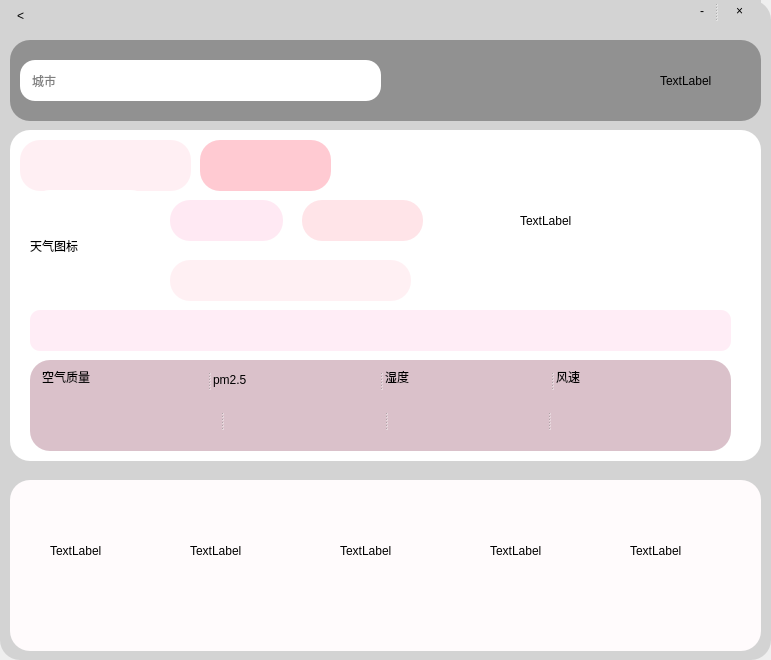
<?xml version="1.0" encoding="UTF-8"?>
<ui version="4.0">
 <class>WeatherWindow</class>
 <widget class="QMainWindow" name="WeatherWindow">
  <property name="geometry">
   <rect>
    <x>0</x>
    <y>0</y>
    <width>771</width>
    <height>660</height>
   </rect>
  </property>
  <property name="windowTitle">
   <string>MainWindow</string>
  </property>
  <property name="styleSheet">
   <string notr="true">QWeight:{
	border-radius: 20px;     /* 边框圆角 */
}

QLineEdit{
	border-radius:15px;
	font-size: 24px ;
	font-family: Microsoft YaHei ;
	padding-left: 15px;
}</string>
  </property>
  <widget class="QWidget" name="centralwidget">
   <property name="styleSheet">
    <string notr="true">border-radius: 20px;     /* 边框圆角 */
background-color: rgb(211, 211, 211);</string>
   </property>
   <widget class="QPushButton" name="pushButton">
    <property name="geometry">
     <rect>
      <x>0</x>
      <y>0</y>
      <width>41</width>
      <height>31</height>
     </rect>
    </property>
    <property name="text">
     <string>&lt;</string>
    </property>
   </widget>
   <widget class="QWidget" name="widget_2" native="true">
    <property name="geometry">
     <rect>
      <x>10</x>
      <y>40</y>
      <width>751</width>
      <height>81</height>
     </rect>
    </property>
    <property name="styleSheet">
     <string notr="true">background-color: rgb(255, 183, 119);
background-color: rgb(145, 145, 145);
border-radius: 20px;     /* 边框圆角 */</string>
    </property>
    <widget class="QWidget" name="widget" native="true">
     <property name="geometry">
      <rect>
       <x>10</x>
       <y>20</y>
       <width>361</width>
       <height>41</height>
      </rect>
     </property>
     <property name="styleSheet">
      <string notr="true">background-color: rgb(255, 255, 255);
border-radius: 15px;     /* 边框圆角 */</string>
     </property>
     <widget class="QLineEdit" name="lineEdit">
      <property name="geometry">
       <rect>
        <x>10</x>
        <y>10</y>
        <width>291</width>
        <height>21</height>
       </rect>
      </property>
      <property name="styleSheet">
       <string notr="true">border-radius: 15px;     /* 边框圆角 */</string>
      </property>
      <property name="placeholderText">
       <string>城市</string>
      </property>
     </widget>
     <widget class="QPushButton" name="search_button">
      <property name="geometry">
       <rect>
        <x>310</x>
        <y>0</y>
        <width>41</width>
        <height>41</height>
       </rect>
      </property>
      <property name="styleSheet">
       <string notr="true">#search_button{
	image: url(:/png/search_normal.png);
	border-radius:15px;
}
#search_button:hover{
	image: url(:/png/search_hover.png);
	border-radius:15px;
}
#search_button:pressed{
	image: url(:/png/search_press.png);
	border-radius:15px;
}
</string>
      </property>
      <property name="text">
       <string/>
      </property>
      <property name="shortcut">
       <string>Return</string>
      </property>
     </widget>
    </widget>
    <widget class="QLabel" name="wea_icon">
     <property name="geometry">
      <rect>
       <x>650</x>
       <y>10</y>
       <width>71</width>
       <height>61</height>
      </rect>
     </property>
     <property name="text">
      <string>TextLabel</string>
     </property>
    </widget>
   </widget>
   <widget class="QSplitter" name="splitter">
    <property name="geometry">
     <rect>
      <x>690</x>
      <y>0</y>
      <width>71</width>
      <height>21</height>
     </rect>
    </property>
    <property name="orientation">
     <enum>Qt::Horizontal</enum>
    </property>
    <widget class="QPushButton" name="pushButton_2">
     <property name="text">
      <string>-</string>
     </property>
    </widget>
    <widget class="QPushButton" name="pushButton_3">
     <property name="text">
      <string>×</string>
     </property>
    </widget>
   </widget>
   <widget class="QWidget" name="today_weight" native="true">
    <property name="geometry">
     <rect>
      <x>10</x>
      <y>130</y>
      <width>751</width>
      <height>331</height>
     </rect>
    </property>
    <property name="styleSheet">
     <string notr="true">background-color: rgb(255, 255, 255);
border-radius: 20px;</string>
    </property>
    <widget class="QLineEdit" name="lineEdit_2">
     <property name="geometry">
      <rect>
       <x>10</x>
       <y>10</y>
       <width>171</width>
       <height>51</height>
      </rect>
     </property>
     <property name="styleSheet">
      <string notr="true">background-color: rgb(255, 239, 243);</string>
     </property>
     <property name="text">
      <string>   </string>
     </property>
    </widget>
    <widget class="QLabel" name="label">
     <property name="geometry">
      <rect>
       <x>20</x>
       <y>60</y>
       <width>121</width>
       <height>111</height>
      </rect>
     </property>
     <property name="styleSheet">
      <string notr="true"/>
     </property>
     <property name="text">
      <string>天气图标</string>
     </property>
    </widget>
    <widget class="QLineEdit" name="lineEdit_3">
     <property name="geometry">
      <rect>
       <x>160</x>
       <y>70</y>
       <width>113</width>
       <height>41</height>
      </rect>
     </property>
     <property name="styleSheet">
      <string notr="true">background-color: rgb(255, 233, 243);</string>
     </property>
     <property name="text">
      <string>    </string>
     </property>
    </widget>
    <widget class="QLineEdit" name="lineEdit_4">
     <property name="geometry">
      <rect>
       <x>160</x>
       <y>130</y>
       <width>241</width>
       <height>41</height>
      </rect>
     </property>
     <property name="styleSheet">
      <string notr="true">background-color: rgb(255, 240, 243);</string>
     </property>
     <property name="text">
      <string>   </string>
     </property>
    </widget>
    <widget class="QLineEdit" name="lineEdit_5">
     <property name="geometry">
      <rect>
       <x>20</x>
       <y>180</y>
       <width>701</width>
       <height>41</height>
      </rect>
     </property>
     <property name="styleSheet">
      <string notr="true">background-color: rgb(255, 237, 246);
border-radius: 10px; </string>
     </property>
     <property name="text">
      <string/>
     </property>
    </widget>
    <widget class="QLineEdit" name="lineEdit_6">
     <property name="geometry">
      <rect>
       <x>292</x>
       <y>70</y>
       <width>121</width>
       <height>41</height>
      </rect>
     </property>
     <property name="styleSheet">
      <string notr="true">background-color: rgb(255, 228, 232);</string>
     </property>
     <property name="text">
      <string>     </string>
     </property>
    </widget>
    <widget class="QWidget" name="widget_3" native="true">
     <property name="geometry">
      <rect>
       <x>20</x>
       <y>230</y>
       <width>701</width>
       <height>91</height>
      </rect>
     </property>
     <property name="styleSheet">
      <string notr="true">background-color: rgb(181, 181, 181);
background-color: rgb(218, 193, 202);</string>
     </property>
     <widget class="QSplitter" name="splitter_2">
      <property name="geometry">
       <rect>
        <x>30</x>
        <y>50</y>
        <width>651</width>
        <height>20</height>
       </rect>
      </property>
      <property name="orientation">
       <enum>Qt::Horizontal</enum>
      </property>
      <widget class="QLineEdit" name="lineEdit_11"/>
      <widget class="QLineEdit" name="lineEdit_12"/>
      <widget class="QLineEdit" name="lineEdit_13"/>
      <widget class="QLineEdit" name="lineEdit_14"/>
     </widget>
     <widget class="QSplitter" name="splitter_3">
      <property name="geometry">
       <rect>
        <x>10</x>
        <y>10</y>
        <width>681</width>
        <height>20</height>
       </rect>
      </property>
      <property name="orientation">
       <enum>Qt::Horizontal</enum>
      </property>
      <widget class="QLineEdit" name="lineEdit_7">
       <property name="text">
        <string>空气质量</string>
       </property>
      </widget>
      <widget class="QLineEdit" name="lineEdit_10">
       <property name="text">
        <string>pm2.5</string>
       </property>
      </widget>
      <widget class="QLineEdit" name="lineEdit_9">
       <property name="text">
        <string>湿度</string>
       </property>
      </widget>
      <widget class="QLineEdit" name="lineEdit_8">
       <property name="text">
        <string>风速</string>
       </property>
      </widget>
     </widget>
    </widget>
    <widget class="QLabel" name="label_7">
     <property name="geometry">
      <rect>
       <x>510</x>
       <y>20</y>
       <width>161</width>
       <height>141</height>
      </rect>
     </property>
     <property name="text">
      <string>TextLabel</string>
     </property>
    </widget>
    <widget class="QLineEdit" name="lineEdit_25">
     <property name="geometry">
      <rect>
       <x>190</x>
       <y>10</y>
       <width>131</width>
       <height>51</height>
      </rect>
     </property>
     <property name="styleSheet">
      <string notr="true">background-color: rgb(255, 202, 210);</string>
     </property>
     <property name="text">
      <string>  </string>
     </property>
    </widget>
   </widget>
   <widget class="QWidget" name="futrue_weight" native="true">
    <property name="geometry">
     <rect>
      <x>10</x>
      <y>480</y>
      <width>751</width>
      <height>171</height>
     </rect>
    </property>
    <property name="styleSheet">
     <string notr="true">border-radius: 20px;
background-color: rgb(255, 251, 252);</string>
    </property>
    <widget class="QWidget" name="widget_4" native="true">
     <property name="geometry">
      <rect>
       <x>20</x>
       <y>40</y>
       <width>120</width>
       <height>131</height>
      </rect>
     </property>
     <widget class="QLabel" name="label_2">
      <property name="geometry">
       <rect>
        <x>20</x>
        <y>0</y>
        <width>71</width>
        <height>61</height>
       </rect>
      </property>
      <property name="text">
       <string>TextLabel</string>
      </property>
     </widget>
     <widget class="QTextEdit" name="textEdit">
      <property name="geometry">
       <rect>
        <x>10</x>
        <y>70</y>
        <width>101</width>
        <height>51</height>
       </rect>
      </property>
     </widget>
    </widget>
    <widget class="QWidget" name="widget_5" native="true">
     <property name="geometry">
      <rect>
       <x>160</x>
       <y>40</y>
       <width>120</width>
       <height>131</height>
      </rect>
     </property>
     <widget class="QLabel" name="label_3">
      <property name="geometry">
       <rect>
        <x>20</x>
        <y>0</y>
        <width>71</width>
        <height>61</height>
       </rect>
      </property>
      <property name="text">
       <string>TextLabel</string>
      </property>
     </widget>
     <widget class="QTextEdit" name="textEdit_2">
      <property name="geometry">
       <rect>
        <x>10</x>
        <y>70</y>
        <width>101</width>
        <height>51</height>
       </rect>
      </property>
     </widget>
    </widget>
    <widget class="QWidget" name="widget_6" native="true">
     <property name="geometry">
      <rect>
       <x>310</x>
       <y>40</y>
       <width>120</width>
       <height>131</height>
      </rect>
     </property>
     <widget class="QLabel" name="label_4">
      <property name="geometry">
       <rect>
        <x>20</x>
        <y>0</y>
        <width>71</width>
        <height>61</height>
       </rect>
      </property>
      <property name="text">
       <string>TextLabel</string>
      </property>
     </widget>
     <widget class="QTextEdit" name="textEdit_3">
      <property name="geometry">
       <rect>
        <x>10</x>
        <y>70</y>
        <width>101</width>
        <height>51</height>
       </rect>
      </property>
     </widget>
    </widget>
    <widget class="QWidget" name="widget_7" native="true">
     <property name="geometry">
      <rect>
       <x>460</x>
       <y>40</y>
       <width>120</width>
       <height>131</height>
      </rect>
     </property>
     <widget class="QLabel" name="label_5">
      <property name="geometry">
       <rect>
        <x>20</x>
        <y>0</y>
        <width>71</width>
        <height>61</height>
       </rect>
      </property>
      <property name="text">
       <string>TextLabel</string>
      </property>
     </widget>
     <widget class="QTextEdit" name="textEdit_4">
      <property name="geometry">
       <rect>
        <x>10</x>
        <y>70</y>
        <width>101</width>
        <height>51</height>
       </rect>
      </property>
     </widget>
    </widget>
    <widget class="QWidget" name="widget_8" native="true">
     <property name="geometry">
      <rect>
       <x>600</x>
       <y>40</y>
       <width>121</width>
       <height>131</height>
      </rect>
     </property>
     <widget class="QLabel" name="label_6">
      <property name="geometry">
       <rect>
        <x>20</x>
        <y>0</y>
        <width>71</width>
        <height>61</height>
       </rect>
      </property>
      <property name="text">
       <string>TextLabel</string>
      </property>
     </widget>
     <widget class="QTextEdit" name="textEdit_5">
      <property name="geometry">
       <rect>
        <x>10</x>
        <y>70</y>
        <width>101</width>
        <height>51</height>
       </rect>
      </property>
     </widget>
    </widget>
    <widget class="QLineEdit" name="lineEdit_20">
     <property name="geometry">
      <rect>
       <x>40</x>
       <y>10</y>
       <width>101</width>
       <height>25</height>
      </rect>
     </property>
    </widget>
    <widget class="QLineEdit" name="lineEdit_21">
     <property name="geometry">
      <rect>
       <x>180</x>
       <y>10</y>
       <width>101</width>
       <height>25</height>
      </rect>
     </property>
    </widget>
    <widget class="QLineEdit" name="lineEdit_22">
     <property name="geometry">
      <rect>
       <x>320</x>
       <y>10</y>
       <width>101</width>
       <height>25</height>
      </rect>
     </property>
    </widget>
    <widget class="QLineEdit" name="lineEdit_23">
     <property name="geometry">
      <rect>
       <x>480</x>
       <y>10</y>
       <width>101</width>
       <height>25</height>
      </rect>
     </property>
    </widget>
    <widget class="QLineEdit" name="lineEdit_24">
     <property name="geometry">
      <rect>
       <x>610</x>
       <y>10</y>
       <width>101</width>
       <height>25</height>
      </rect>
     </property>
    </widget>
   </widget>
  </widget>
 </widget>
 <resources/>
 <connections/>
</ui>
